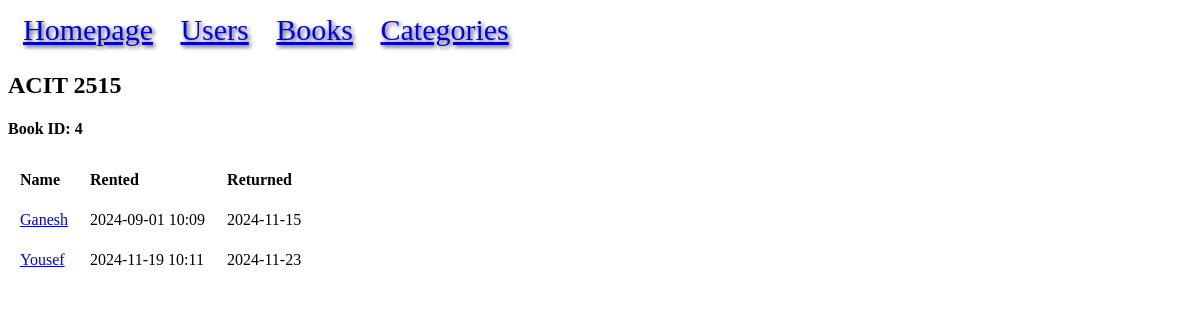
/book/4, run on the app's committed database.
### models.py (models this page shows, shortened)
class Book(db.Model):
    id = mapped_column(Integer, primary_key=True, autoincrement=True)
    title = mapped_column(String)
    price = mapped_column(DECIMAL(10, 2))
    available = mapped_column(Integer, default=0)
    rating = mapped_column(Integer)
    upc = mapped_column(String, unique=True)
    url = mapped_column(String)
    category_id = mapped_column(Integer, ForeignKey("category.id"))
    category = relationship("Category", back_populates="books")
    rentals = relationship("BookRental", back_populates="book")

class BookRental(db.Model):
    id = mapped_column(Integer, primary_key=True)
    user_id = mapped_column(Integer, ForeignKey("user.id"))
    book_id = mapped_column(Integer, ForeignKey("book.id"))
    rented = mapped_column(DateTime(timezone=True), nullable=False)
    returned = mapped_column(DateTime(timezone=True), nullable=True)
    user = relationship("User", back_populates="rented")
    book = relationship("Book", back_populates="rentals")

class User(db.Model):
    id = mapped_column(Integer, primary_key=True, autoincrement=True)
    name = mapped_column(String)
    rented = relationship("BookRental", back_populates="user")

### app.py (the view)
@app.route("/book/<int:id>")
def book(id):
    statement = db.select(Book).where(Book.id == id)
    result = db.session.execute(statement).scalar()
    if not result:
        return f"BOOK ID:{id} NOT FOUND!", 404
    return render_template("book.html", result=result)

### templates/book.html
{% extends "base.html" %}
{% block content %}
<h2>{{ result.title }}</h2>
<h4>Book ID: {{ result.id }}</h4>
<table>
<tr>
    <th>Name</th>
    <th>Rented</th>
    <th>Returned</th>
</tr>
{% for rental in result.rentals %}
<tr>
<td><a href="{{ url_for('user', id=rental.user.id) }}">{{ rental.user.name }}</a></td>
<td>{{ rental.rented.strftime("%Y-%m-%d %H:%m") }}</td>
<td>{% if rental.returned %}{{ rental.returned.strftime("%Y-%m-%d") }}
{% endif %}</td>
</tr>
{% endfor %}
</table>
{% endblock %}

### static/style.css (style rules this page uses)
th, td { padding:10px; }
tr { text-align: left; }
th { text-align: left; }
td { text-align: left; }

### data on the page
Book: title "ACIT 2515", id "4"
BookRental: user.name "Ganesh", rented "2024-09-01 10:09", returned "2024-11-15"
BookRental: user.name "Yousef", rented "2024-11-19 10:11", returned "2024-11-23"
